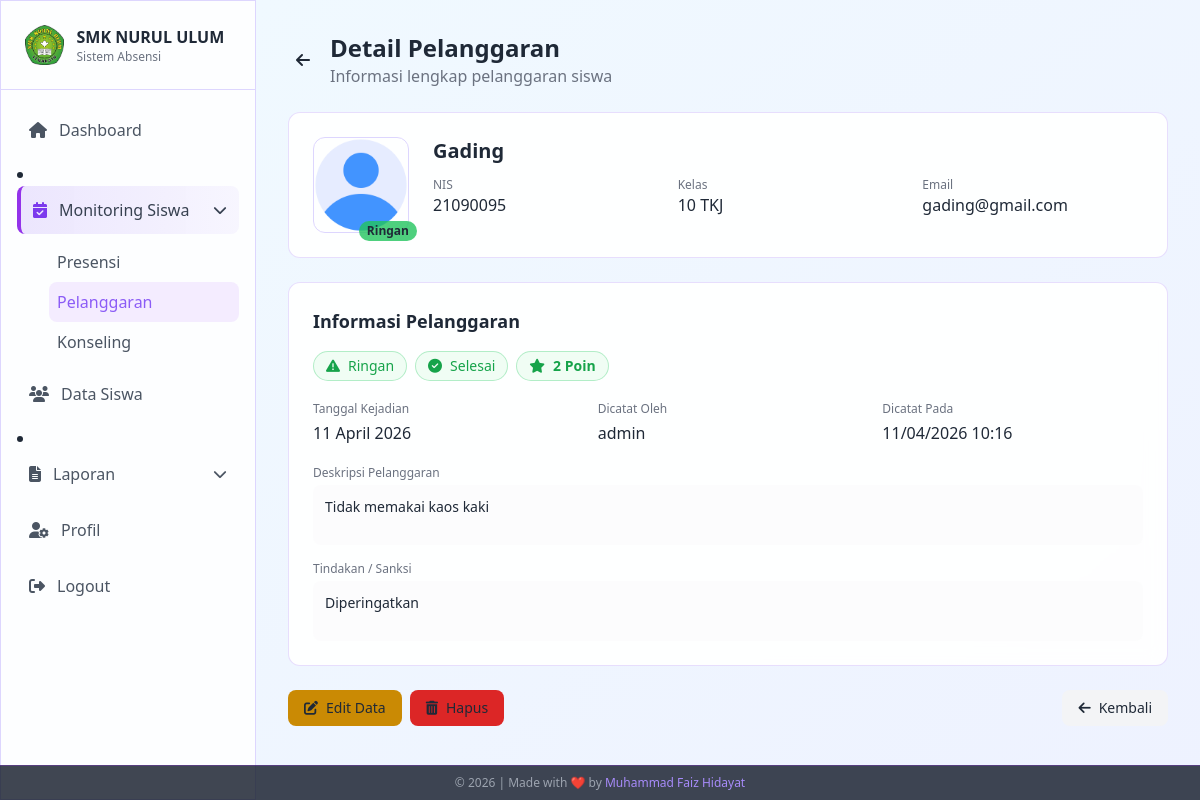
Page /admin/absensi/detailp.php?id=24 (signed in) on the committed database.
### tables this page shows
CREATE TABLE `pelanggaran` (
  `id` int NOT NULL AUTO_INCREMENT,
  `siswa_id` int NOT NULL,
  `tanggal` date NOT NULL,
  `jenis_pelanggaran` enum('Ringan','Sedang','Berat') NOT NULL,
  `deskripsi` text NOT NULL,
  `poin` int NOT NULL DEFAULT '0',
  `tindakan` text,
  `status` enum('Pending','Proses','Selesai') NOT NULL DEFAULT 'Pending',
  `dicatat_oleh` int DEFAULT NULL COMMENT 'FK ke users.id (admin yang input)',
  `created_at` timestamp NULL DEFAULT CURRENT_TIMESTAMP,
  `updated_at` timestamp NULL DEFAULT CURRENT_TIMESTAMP ON UPDATE CURRENT_TIMESTAMP,
  PRIMARY KEY (`id`),
  KEY `fk_pelanggaran_siswa` (`siswa_id`),
  KEY `fk_pelanggaran_admin` (`dicatat_oleh`),
  CONSTRAINT `fk_pelanggaran_admin` FOREIGN KEY (`dicatat_oleh`) REFERENCES `users` (`id`) ON DELETE SET NULL,
  CONSTRAINT `fk_pelanggaran_siswa` FOREIGN KEY (`siswa_id`) REFERENCES `siswa` (`id`) ON DELETE CASCADE
);

CREATE TABLE `siswa` (
  `id` int NOT NULL AUTO_INCREMENT,
  `user_id` int DEFAULT NULL COMMENT 'FK ke tabel users',
  `nis` varchar(20) NOT NULL,
  `nama_lengkap` varchar(100) NOT NULL,
  `kelas` enum('10','11','12') NOT NULL,
  `jurusan` enum('TKJ','MP','AKL','TSM','TKR') NOT NULL,
  `email` varchar(100) NOT NULL,
  `password` varchar(255) NOT NULL,
  `foto_profil` varchar(255) DEFAULT 'assets/default/photo-profile.png',
  `created_at` timestamp NOT NULL DEFAULT CURRENT_TIMESTAMP,
  `updated_at` timestamp NOT NULL DEFAULT CURRENT_TIMESTAMP ON UPDATE CURRENT_TIMESTAMP,
  PRIMARY KEY (`id`),
  UNIQUE KEY `nis` (`nis`),
  UNIQUE KEY `email` (`email`),
  KEY `fk_siswa_user` (`user_id`),
  CONSTRAINT `fk_siswa_user` FOREIGN KEY (`user_id`) REFERENCES `users` (`id`) ON DELETE SET NULL
);

CREATE TABLE `users` (
  `id` int NOT NULL AUTO_INCREMENT,
  `username` varchar(50) NOT NULL,
  `email` varchar(100) NOT NULL,
  `password` varchar(255) NOT NULL,
  `nama_lengkap` varchar(100) NOT NULL,
  `role` enum('admin','siswa','kepsek','wali_kelas') NOT NULL,
  `foto_profil` varchar(255) DEFAULT 'assets/default/photo-profile.png',
  `last_login` datetime DEFAULT NULL,
  `nip` varchar(30) DEFAULT NULL COMMENT 'Untuk kepsek dan wali_kelas',
  `nis` varchar(20) DEFAULT NULL COMMENT 'Untuk siswa',
  `kelas` varchar(20) DEFAULT NULL COMMENT 'Untuk wali_kelas (nama jurusan) & siswa (10/11/12)',
  `tingkat` enum('10','11','12') DEFAULT NULL COMMENT 'Untuk wali_kelas & siswa',
  `rombel` varchar(30) DEFAULT NULL COMMENT 'Contoh: TKR 1',
  `jurusan` varchar(50) DEFAULT NULL COMMENT 'Untuk wali_kelas & siswa',
  `created_at` timestamp NOT NULL DEFAULT CURRENT_TIMESTAMP,
  `updated_at` timestamp NOT NULL DEFAULT CURRENT_TIMESTAMP ON UPDATE CURRENT_TIMESTAMP,
  PRIMARY KEY (`id`),
  UNIQUE KEY `username` (`username`),
  UNIQUE KEY `email` (`email`),
  UNIQUE KEY `nis` (`nis`)
);

### admin/absensi/detailp.php (the view, shortened to what this page needs)
<?php
require_once '../../config/database.php';
$id = $_GET['id'];
$sql = "SELECT p.*, s.nama_lengkap, s.nis, s.kelas, s.jurusan, s.foto_profil, s.email,
               u.username as nama_admin
        FROM pelanggaran p
        JOIN siswa s ON p.siswa_id = s.id
        LEFT JOIN users u ON p.dicatat_oleh = u.id
        WHERE p.id = :id";
$stmt = $conn->prepare($sql);
$stmt->execute(['id' => $id]);
$pelanggaran = $stmt->fetch(PDO::FETCH_ASSOC);
$poin = (int) $pelanggaran['poin'];
?>
<!DOCTYPE html>
<html lang="en">
<head>
    <script src="https://cdn.tailwindcss.com"></script>
    <link rel="stylesheet" href="https://cdnjs.cloudflare.com/ajax/libs/font-awesome/6.4.2/css/all.min.css">
</head>
<body class="min-h-screen text-gray-800 bg-fixed">
    <aside id="sidebar" class="fixed top-0 left-0 h-screen w-64 glass-effect border-r border-violet-200 z-50 sidebar-transition -translate-x-full lg:translate-x-0">
        <div class="flex items-center justify-between p-4 lg:p-6 border-b border-violet-200">
            <div class="flex items-center gap-3">
                <img src="../../assets/default/logosmk.png" alt="SMK NURUL ULUM" class="h-8 lg:h-10 w-auto">
                <div>
                    <h1 class="font-semibold text-sm lg:text-base text-gray-800">SMK NURUL ULUM</h1>
                    <p class="text-xs text-gray-500">Sistem Absensi</p>
                </div>
            </div>
        </div>
        <nav class="p-4 space-y-2 overflow-y-auto no-scrollbar" style="max-height: calc(100vh - 76px);">
            <a href="../dashboard/" class="flex items-center gap-3 text-gray-600 p-3 rounded-lg hover:bg-violet-100 transition-colors">
                <i class="fas fa-home"></i><span>Dashboard</span>
            </a>
            <li class="relative group">
                <button class="flex items-center gap-3 text-gray-700 p-3 rounded-lg menu-active w-full">
                    <i class="fas fa-calendar-check text-violet-600"></i>
                    <span>Monitoring Siswa</span>
                    <i class="fas fa-chevron-down ml-auto text-sm"></i>
                </button>
                <ul class="ml-8 mt-2 block">
                    <li><a href="../absensi/index.php" class="block p-2 text-gray-600 hover:text-violet-600 hover:bg-violet-100 rounded-lg">Presensi</a></li>
                    <li><a href="index.php" class="block p-2 text-violet-500 bg-purple-500/10 rounded-lg">Pelanggaran</a></li>
                    <li><a href="konseling.php" class="block p-2 text-gray-600 hover:text-violet-600 hover:bg-violet-100 rounded-lg">Konseling</a></li>
                </ul>
            </li>
            <a href="../siswa/" class="flex items-center gap-3 text-gray-600 p-3 rounded-lg hover:bg-violet-100 transition-colors">
                <i class="fas fa-users"></i><span>Data Siswa</span>
            </a>
            <li class="relative group">
                <button class="flex items-center gap-3 text-gray-600 p-3 rounded-lg hover:bg-violet-100 transition-colors w-full">
                    <i class="fas fa-file-alt"></i><span>Laporan</span>
                    <i class="fas fa-chevron-down ml-auto text-sm"></i>
                </button>
            </li>
            <a href="../profil/" class="flex items-center gap-3 text-gray-600 p-3 rounded-lg hover:bg-violet-100 transition-colors">
                <i class="fas fa-user-cog"></i><span>Profil</span>
            </a>
            <a href="../logout.php" class="flex items-center gap-3 text-gray-600 p-3 rounded-lg hover:bg-red-50 hover:text-red-600 transition-colors mt-10">
                <i class="fas fa-sign-out-alt"></i><span>Logout</span>
            </a>
        </nav>
    </aside>
    <main class="lg:ml-64 min-h-screen bg-gradient-to-br from-sky-50 to-indigo-50 transition-all duration-300">
        <div class="p-4 lg:p-8">
            <div class="max-w-4xl mx-auto">
                <div class="flex items-center mb-6">
                    <a href="../laporan/laporan_pelanggaran.php" class="mr-3 p-2 rounded-full hover:bg-gray-100 transition-colors">
                        <i class="fas fa-arrow-left"></i>
                    </a>
                    <div>
                        <h1 class="text-xl md:text-2xl font-bold">Detail Pelanggaran</h1>
                        <p class="text-sm md:text-base text-gray-500">Informasi lengkap pelanggaran siswa</p>
                    </div>
                </div>
                <div class="glass-effect rounded-xl p-4 md:p-6 mb-6 animate-fade-in">
                    <div class="flex flex-col sm:flex-row items-center sm:items-start gap-4 md:gap-6">
                        <div class="relative">
                            <img src="../../<?= htmlspecialchars($pelanggaran['foto_profil'] ?: 'assets/default/avatar.png') ?>"
                                alt="<?= htmlspecialchars($pelanggaran['nama_lengkap']) ?>"
                                class="w-20 h-20 md:w-24 md:h-24 rounded-xl object-cover border border-violet-200">
                            <div class="absolute -bottom-2 -right-2 px-2 py-0.5 rounded-full text-xs font-bold
                                <?= $pelanggaran['jenis_pelanggaran'] === 'Berat' ? 'bg-red-500/80 text-gray-800' : ($pelanggaran['jenis_pelanggaran'] === 'Sedang' ? 'bg-yellow-500/80 text-gray-900' : 'bg-green-500/80 text-gray-800') ?>">
                                <?= $pelanggaran['jenis_pelanggaran'] ?>
                            </div>
                        </div>
                        <div class="flex-grow text-center sm:text-left">
                            <h3 class="text-lg md:text-xl font-bold"><?= htmlspecialchars($pelanggaran['nama_lengkap']) ?></h3>
                            <div class="grid grid-cols-1 sm:grid-cols-3 gap-x-6 gap-y-1 mt-2 md:mt-3">
                                <div>
                                    <p class="text-gray-500 text-xs">NIS</p>
                                    <p class="text-sm md:text-base"><?= htmlspecialchars($pelanggaran['nis']) ?></p>
                                </div>
                                <div>
                                    <p class="text-gray-500 text-xs">Kelas</p>
                                    <p class="text-sm md:text-base"><?= $pelanggaran['kelas'] ?> <?= $pelanggaran['jurusan'] ?></p>
                                </div>
                                <div>
                                    <p class="text-gray-500 text-xs">Email</p>
                                    <p class="text-sm md:text-base truncate"><?= htmlspecialchars($pelanggaran['email']) ?></p>
                                </div>
                            </div>
                        </div>
                    </div>
                </div>
                <div class="glass-effect rounded-xl p-4 md:p-6 mb-6 animate-fade-in">
                    <h3 class="font-semibold mb-4 text-base md:text-lg">Informasi Pelanggaran</h3>
                    <div class="flex flex-wrap gap-2 mb-5">
                        <span class="inline-flex items-center px-3 py-1 rounded-full text-xs md:text-sm
                            <?= $pelanggaran['jenis_pelanggaran'] === 'Berat' ? 'bg-red-50 text-red-500 border border-red-200' : ($pelanggaran['jenis_pelanggaran'] === 'Sedang' ? 'bg-yellow-50 text-yellow-600 border border-yellow-500/30' : 'bg-green-50 text-green-600 border border-green-500/30') ?>">
                            <i class="fas fa-exclamation-triangle mr-2"></i>
                            <?= $pelanggaran['jenis_pelanggaran'] ?>
                        </span>
                        <span class="inline-flex items-center px-3 py-1 rounded-full text-xs md:text-sm
                            <?= $pelanggaran['status'] === 'Selesai' ? 'bg-green-50 text-green-600 border border-green-500/30' : ($pelanggaran['status'] === 'Proses' ? 'bg-amber-500/10 text-amber-400 border border-amber-500/30' : 'bg-gray-500/10 text-gray-500 border border-gray-500/30') ?>">
                            <?php if ($pelanggaran['status'] === 'Selesai'): ?>
                                <i class="fas fa-check-circle mr-2"></i>
                            <?php elseif ($pelanggaran['status'] === 'Proses'): ?>
                                <i class="fas fa-spinner mr-2"></i>
                            <?php else: ?>
                                <i class="fas fa-clock mr-2"></i>
                            <?php endif; ?>
                            <?= $pelanggaran['status'] ?>
                        </span>
                        <span class="inline-flex items-center px-3 py-1 rounded-full text-xs md:text-sm font-bold
                            <?= $pelanggaran['jenis_pelanggaran'] === 'Berat' ? 'bg-red-50 text-red-500 border border-red-200 poin-berat' : ($pelanggaran['jenis_pelanggaran'] === 'Sedang' ? 'bg-yellow-50 text-yellow-600 border border-yellow-500/30' : 'bg-green-50 text-green-600 border border-green-500/30') ?>">
                            <i class="fas fa-star mr-2"></i>
                            <?= $poin ?> Poin
                        </span>
                    </div>
                    <div class="grid grid-cols-2 md:grid-cols-3 gap-4 md:gap-6 mb-5">
                        <div>
                            <p class="text-gray-500 text-xs mb-1">Tanggal Kejadian</p>
                            <p class="text-sm md:text-base font-medium"><?= date('d F Y', strtotime($pelanggaran['tanggal'])) ?></p>
                        </div>
                        <div>
                            <p class="text-gray-500 text-xs mb-1">Dicatat Oleh</p>
                            <p class="text-sm md:text-base font-medium"><?= htmlspecialchars($pelanggaran['nama_admin'] ?? 'Admin') ?></p>
                        </div>
                        <div>
                            <p class="text-gray-500 text-xs mb-1">Dicatat Pada</p>
                            <p class="text-sm md:text-base font-medium"><?= date('d/m/Y H:i', strtotime($pelanggaran['created_at'])) ?></p>
                        </div>
                    </div>
                    <div class="mb-4">
                        <p class="text-gray-500 text-xs mb-1">Deskripsi Pelanggaran</p>
                        <div class="bg-gray-50/50 rounded-lg p-3 min-h-[60px]">
                            <p class="text-sm"><?= nl2br(htmlspecialchars($pelanggaran['deskripsi'])) ?></p>
                        </div>
                    </div>
                    <div>
                        <p class="text-gray-500 text-xs mb-1">Tindakan / Sanksi</p>
                        <div class="bg-gray-50/50 rounded-lg p-3 min-h-[60px]">
                            <p class="text-sm">
                                <?= $pelanggaran['tindakan']
                                    ? nl2br(htmlspecialchars($pelanggaran['tindakan']))
                                    : '<span class="text-gray-500 italic">Belum ada tindakan</span>' ?>
                            </p>
                        </div>
                    </div>
                </div>
                <div class="flex flex-col sm:flex-row gap-3 justify-between animate-fade-in">
                    <div class="flex flex-col sm:flex-row gap-2">
                        <a href="editp.php?id=<?= $id ?>"
                            class="px-4 py-2.5 sm:py-2 bg-yellow-600 hover:bg-yellow-700 rounded-lg text-sm font-medium flex items-center justify-center gap-2 transition-colors">
                            <i class="fas fa-edit"></i> Edit Data
                        </a>
                        <button onclick="confirmDelete()"
                            class="px-4 py-2.5 sm:py-2 bg-red-600 hover:bg-red-700 rounded-lg text-sm font-medium flex items-center justify-center gap-2 transition-colors">
                            <i class="fas fa-trash-alt"></i> Hapus
                        </button>
                    </div>
                    <a href="pelanggaran.php" class="hidden lg:flex px-4 py-2 bg-gray-100 hover:bg-gray-200 rounded-lg text-sm items-center gap-2 transition-colors">
                        <i class="fas fa-arrow-left"></i> Kembali
                    </a>
                </div>
            </div>
        </div>
    </main>
</body>
</html>

### admin/absensi/detailp.php (style rules this page uses)
.glass-effect { background: rgba(255, 255, 255, 0.92); backdrop-filter: blur(10px); border: 1px solid rgba(139, 92, 246, 0.2); }
body { background: linear-gradient(135deg, #e0f2fe 0%, #ede9fe 100%); }
.menu-active { background: linear-gradient(to right, rgba(139, 92, 246, 0.15), rgba(139, 92, 246, 0.05)); border-left: 4px solid #9333ea; }
.sidebar-transition { transition: transform 0.3s ease-in-out; }
.no-scrollbar { -ms-overflow-style: none; scrollbar-width: none; }
.animate-fade-in { animation: fadeIn 0.3s ease forwards; }

### rows in the picture
pelanggaran: siswa.foto_profil (picture), jenis_pelanggaran "Ringan", siswa.nama_lengkap "Gading", siswa.nis "21090095", siswa.kelas "10", siswa.jurusan "TKJ", siswa.email "gading@gmail.com", status "Selesai", poin "2", tanggal "11 April 2026", dicatat_oleh.username "admin", created_at "11/04/2026 10:16", deskripsi "Tidak memakai kaos kaki", tindakan "Diperingatkan"
